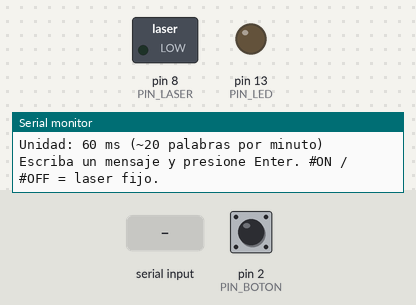
A sketch run on a simulated Arduino Uno, built with avr-gcc and run on an emulated ATmega328P. Parts: switched loads named in the sketch (green lamp = pin HIGH), output pins drawn as LEDs (lit = HIGH), the last lines printed to the serial monitor. Dashed ring = blinking. The inputs (shaded band) are chosen by the test bench; at power-on: pin 2 (PIN_BOTON) HIGH.

Above: at 1.2 s.
1.3 s: ".\n" received over Serial
At 1.51 s:
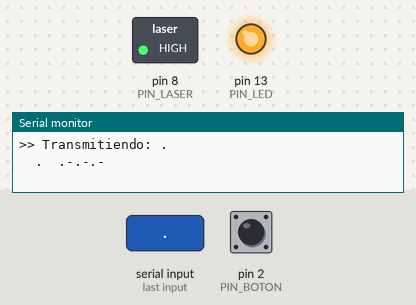
4.3 s: "#ON\n" received over Serial
At 5.4 s:
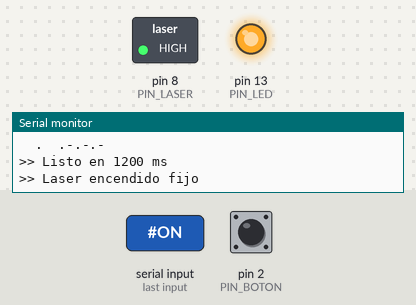
5.8 s: "1\n" received over Serial
At 6.01 s:
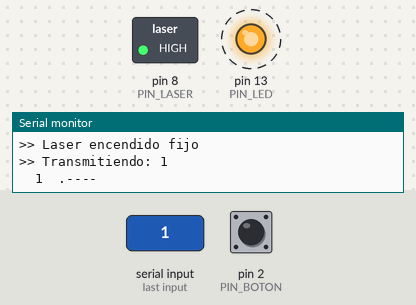
8.8 s: pin 2 (PIN_BOTON) pulled LOW for 3.2 s
At 9.9 s:
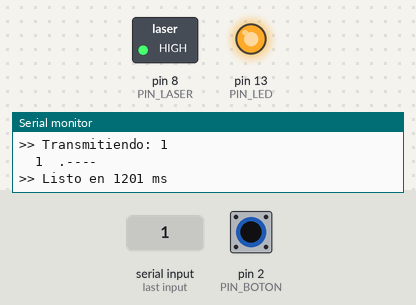
Timing chart, 0 to 13.5 s (numbered marks = the images above; inputs shaded):
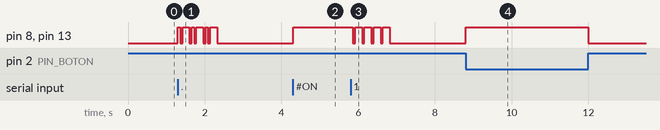

The sketch:

emisor_morse_ir.ino
```cpp
/*
  EMISOR - Transmisión de texto en código Morse con láser infrarrojo
  Proyecto: Transmisión de información mediante luz invisible (FSO, modulación OOK)
  Teoría de Señales - Universidad de Manizales

  USO
   - Abrir el Monitor Serie a 9600 baudios con el ajuste "Nueva línea".
   - Escribir un mensaje y presionar Enter: se transmite por el láser IR.
   - Comandos especiales:
       #ON   -> deja el láser encendido fijo (sirve para alinear y medir la SNR)
       #OFF  -> apaga el láser fijo
   - (Opcional) Un pulsador en D2 funciona como manipulador Morse manual.

  CONEXIONES
   D8  -> resistencia 1 kΩ -> base del transistor NPN (2N2222 o BC547)
          colector del transistor -> negativo (GND) del módulo láser IR
          emisor del transistor   -> GND del Arduino
          positivo (VCC) del módulo láser -> 5V
   D13 -> LED indicador (sirve el LED de la placa). Muestra lo que se transmite,
          porque el haz infrarrojo no se ve.
   D2  -> pulsador -> GND   (opcional; usa la resistencia pull-up interna)

  TIEMPOS MORSE (estándar), con UNIDAD = duración de un punto:
   punto = 1 u | raya = 3 u | entre símbolos = 1 u | entre letras = 3 u | entre palabras = 7 u
*/

const byte PIN_LASER = 8;
const byte PIN_LED   = 13;
const byte PIN_BOTON = 2;

// Duración de un punto en milisegundos. DEBE ser igual en el receptor.
// 60 ms equivale a unas 20 palabras por minuto (PPM = 1200 / UNIDAD).
const unsigned int UNIDAD = 60;

struct Morse { char c; const char* codigo; };

const Morse TABLA[] = {
  {'A', ".-"},     {'B', "-..."},   {'C', "-.-."},   {'D', "-.."},    {'E', "."},
  {'F', "..-."},   {'G', "--."},    {'H', "...."},   {'I', ".."},     {'J', ".---"},
  {'K', "-.-"},    {'L', ".-.."},   {'M', "--"},     {'N', "-."},     {'O', "---"},
  {'P', ".--."},   {'Q', "--.-"},   {'R', ".-."},    {'S', "..."},    {'T', "-"},
  {'U', "..-"},    {'V', "...-"},   {'W', ".--"},    {'X', "-..-"},   {'Y', "-.--"},
  {'Z', "--.."},
  {'0', "-----"},  {'1', ".----"},  {'2', "..---"},  {'3', "...--"},  {'4', "....-"},
  {'5', "....."},  {'6', "-...."},  {'7', "--..."},  {'8', "---.."},  {'9', "----."},
  {'.', ".-.-.-"}, {',', "--..--"}, {'?', "..--.."}, {'!', "-.-.--"},
  {'/', "-..-."},  {'=', "-...-"},  {'-', "-....-"}, {'@', ".--.-."}
};
const byte N_TABLA = sizeof(TABLA) / sizeof(TABLA[0]);

bool laserFijo = false;

void laser(bool encendido) {
  digitalWrite(PIN_LASER, encendido ? HIGH : LOW);
  digitalWrite(PIN_LED, encendido ? HIGH : LOW);
}

const char* buscarCodigo(char c) {
  c = toupper(c);
  for (byte i = 0; i < N_TABLA; i++) {
    if (TABLA[i].c == c) return TABLA[i].codigo;
  }
  return nullptr;
}

void transmitirCaracter(const char* codigo) {
  for (byte i = 0; codigo[i] != '\0'; i++) {
    laser(true);
    delay(codigo[i] == '.' ? UNIDAD : 3 * UNIDAD);
    laser(false);
    delay(UNIDAD);              // espacio entre símbolos: 1 unidad
  }
  delay(2 * UNIDAD);            // completa las 3 unidades entre letras
}

void transmitirMensaje(const String& mensaje) {
  for (unsigned int i = 0; i < mensaje.length(); i++) {
    char c = mensaje[i];
    if (c == ' ') {
      delay(4 * UNIDAD);        // 3 + 4 = 7 unidades entre palabras
      continue;
    }
    const char* codigo = buscarCodigo(c);
    if (codigo == nullptr) {    // tildes, ñ, etc. no existen en Morse internacional
      Serial.print(F("  [caracter omitido: "));
      Serial.print(c);
      Serial.println(']');
      continue;
    }
    Serial.print(F("  "));
    Serial.print((char)toupper(c));
    Serial.print(F("  "));
    Serial.println(codigo);
    transmitirCaracter(codigo);
  }
}

void setup() {
  pinMode(PIN_LASER, OUTPUT);
  pinMode(PIN_LED, OUTPUT);
  pinMode(PIN_BOTON, INPUT_PULLUP);
  laser(false);

  Serial.begin(9600);
  Serial.println(F("=== EMISOR MORSE IR ==="));
  Serial.print(F("Unidad: "));
  Serial.print(UNIDAD);
  Serial.print(F(" ms (~"));
  Serial.print(1200 / UNIDAD);
  Serial.println(F(" palabras por minuto)"));
  Serial.println(F("Escriba un mensaje y presione Enter. #ON / #OFF = laser fijo."));
}

void loop() {
  if (Serial.available()) {
    String mensaje = Serial.readStringUntil('\n');
    mensaje.trim();

    if (mensaje.equalsIgnoreCase("#ON")) {
      laserFijo = true;
      Serial.println(F(">> Laser encendido fijo"));
    } else if (mensaje.equalsIgnoreCase("#OFF")) {
      laserFijo = false;
      Serial.println(F(">> Laser apagado"));
    } else if (mensaje.length() > 0) {
      laserFijo = false;
      Serial.print(F(">> Transmitiendo: "));
      Serial.println(mensaje);
      unsigned long inicio = millis();
      transmitirMensaje(mensaje);
      Serial.print(F(">> Listo en "));
      Serial.print(millis() - inicio);
      Serial.println(F(" ms"));
    }
  }

  // Láser fijo o manipulador manual: mientras se presiona el botón, el láser emite.
  laser(laserFijo || digitalRead(PIN_BOTON) == LOW);
}
```

Measured:
- after the input at 1.3 s, pin 8 (PIN_LASER), pin 13 (PIN_LED): LOW → HIGH at once, then repeats every 0.36 s: LOW 0.06 s, HIGH 0.18 s, LOW 0.06 s, HIGH 0.06 s, until it stays LOW from 2.3 s
- after the input at 4.3 s, pin 8 (PIN_LASER), pin 13 (PIN_LED): LOW → HIGH at once
- after the input at 5.8 s, pin 8 (PIN_LASER), pin 13 (PIN_LED): alternates HIGH for 0.18 s and LOW for 0.06 s, 9 changes in all, then stays LOW, starting after 0.06 s
- after the input at 8.8 s, pin 8 (PIN_LASER), pin 13 (PIN_LED): LOW → HIGH at once, → LOW 3.2 s later
